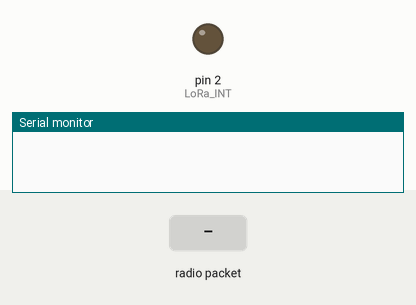
This sketch was run on a simulated Arduino Uno, built with avr-gcc and run on an emulated ATmega328P. On the bench: output pins drawn as LEDs (lit = HIGH), the last lines printed to the serial monitor. Inputs (shaded band) come from the test bench. EEPROM starts erased; no radio packets arrive unless stated; pins used as bus, display or sensor lines are not drawn.

Above: at 0.2 s.
At 2.9 s:
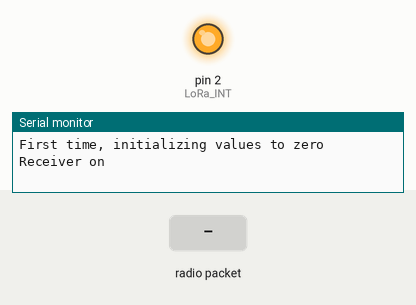
3.0 s: radio packet "1" arrives
Timing chart, 0 to 6.0 s (numbered marks = the images above; inputs shaded):
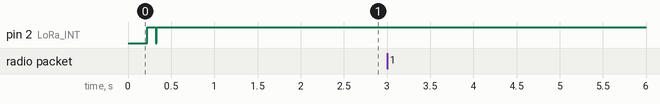

The sketch:

G_Receiver.ino
```cpp
#include <RHReliableDatagram.h>
#include <RH_RF95.h>
#include <SPI.h>
#include <LoRa.h>
#include "systemConstants.h"
#include <memoryReceiver.h>
#include <EEPROM.h>
#include <Wire.h>


RH_RF95 lora(LoRa_CS, LoRa_INT);
RHReliableDatagram manager(lora, RECEIVER_ADDRESS); // Instanciate this object with address.

uint8_t buf[RH_RF95_MAX_MESSAGE_LEN];


void setup() {
  Serial.begin(9600);
  delay(100);

  while (!Serial) ; // Wait for serial port to be available
  initializeLoRa();
  if (initializeMemory()){
    Serial.println(F("First time, initializing values to zero"));
    delay(50);
  }
  /*
  for (int i = 0; i < 4; i++){
    packageMemory[i] = -1;
  }
  packageNum = 0;
  packageMemoryPointer = 0;
  */
  //Serial.println(F("Signal Strength, Packet number, Temp, Humidity, Pressure, Debth, Time"));
  Serial.println(F("Receiver on"));
}


void loop() {
  if (manager.available()){
    // Serial.println();
    uint8_t bufLen = sizeof(buf); // Needs to be here to convert to uint8_t
    uint8_t from;
    bool duplicate;

    // We receive, and wait forever to receive it
    bool receiveSuccess = receive(&duplicate, buf, &bufLen, &from, -1);
    if (!receiveSuccess){
      Serial.println("Receive not a success");
    }
    else if (duplicate && from != REPEATER_ADDRESS){
      Serial.println(F("We got a duplicate: "));
      writeDataToSerial(buf, (int)bufLen, from);
    }
    else if (receiveSuccess && !duplicate && from != REPEATER_ADDRESS){
      writeMessageToMemory(buf, (int)bufLen, from);
      writeDataToSerial(buf, (int)bufLen, from);
    }
    else if (receiveSuccess && from == REPEATER_ADDRESS){
      Serial.print(F("Received message from repeater, RRSI: "));
      Serial.println((int)lora.lastRssi());
    }
    // The variable 'duplicate' is not in use yet.

  }
}
```

ReceiverCommunication.ino
```cpp
void initializeLoRa()
{
  //Set pinMode
  pinMode(LoRa_RST, OUTPUT);
  pinMode(LoRa_INT, OUTPUT);

  // Manual reset of LoRa module
  digitalWrite(LoRa_RST, HIGH);
  delay(100);
  digitalWrite(LoRa_RST, LOW);
  delay(10);
  digitalWrite(LoRa_RST, HIGH);
  delay(10);
  digitalWrite(LoRa_INT, HIGH);
  delay(100);
  digitalWrite(LoRa_INT, LOW);
  delay(10);
  digitalWrite(LoRa_INT, HIGH);
  delay(10);
  pinMode(LoRa_INT, OUTPUT);

  // Initialize both LoRa and Reliable Datagram
  if (!manager.init())
  Serial.println(F("Init failed"));
  delay(1000);

  // Initialize LoRa.
  //  lora.init();

  // Set frequency.
  lora.setFrequency(LoRa_FREQ);

  // Set transmitter power, value from 7-23 (23 = 20 dBm). 13 dBm is default.
  // Can go above this using PA_BOOST, which RFM9x has.
  lora.setTxPower(23);

  // Set spreding factor, bandwidth and coding rate.
  // See LoRa #define in top of code for description and usage.
//  LoRa.setSpreadingFactor(spreadingFactor); // This causes failure
  LoRa.setSignalBandwidth(signalBandwidth);
  LoRa.setCodingRate4(codingRateDenominator);
  delay(200);
}


// The function calls receive function with or without timeout
// Detects duplicates and update package memory
// message, bufLen and from are called by reference
// This means their values are updated after function call
bool receive(bool* duplicate, uint8_t* message, uint8_t* bufLen, uint8_t* from, int timeout){
  bool success;
  if (timeout == -1){
     success = manager.recvfromAck(buf, bufLen, from);
  }
  else {
     success = manager.recvfromAckTimeout(buf, bufLen, timeout, from);
  }

  if (success){
    if (messageIsDuplicate(buf, *from)){
      // New message, we are interested
      *duplicate = false;  // We really don't care
    }
    else {
      *duplicate = false;
    }
    return true;
  }
  else{
    *duplicate = false;
    return false;
  }
}

// This function aims to save SRAM by not using Serial.print(float)
// Replaces uint8PosToLongInt and uint8PosToFloat, and the Serial calls.

// Decoding uint8_t* to integer or decimal values and writing to serial.
void sPrintData(uint8_t* input, int usedSize, int startPos, int decimals){
  long int _temp = 0;
  for (int i = startPos; i< startPos + usedSize; i++){
    _temp += (long int)input[i] * toPowerOf(256, i-startPos);
  }
  if (!decimals){
    Serial.print(_temp);
  }
  else{
    long int tenPower = toPowerOf(10,decimals);
    Serial.print(_temp/tenPower); // Integer value
    Serial.print(F("."));
    Serial.print(_temp - tenPower*(_temp/tenPower)); // Decimals
  }
}


void writeDataToSerial(uint8_t* message, int len, uint8_t from){
  //sPrintData(input, usedSize, startPos, decimals);

  // Signal strength dBm
  Serial.print((int)lora.lastRssi()); // This one need to be changed still
  Serial.print(F(","));
  // From:
  Serial.print(from);
  Serial.print(F(","));

  // Packet number:
  sPrintData(message, 1, 0, 0);


  Serial.println();
}
```

systemConstants.h
```cpp
/*-------------------------------------------------------------------------------------------------------*
 * Pinout from Arduino to peripherals:                                                                   *
 * GND  -> Humidity sensor pin 3 (from left, seen from side with holes)                                  *
 * 5V   -> Humidity sensor pin 1 (from left, seen from side with holes) + Temp&Press VIN + LoRa VIN      *
 *                                                                                                       *
 * A0   -> UNIK 500 (see sketch on github for connection)                                                *
 *                                                                                                       *
 * D2   -> LoRa G0                                                                                       *
 * D3   -> LoRa RST                                                                                      *
 *                                                                                                       *
 * D5   -> Rwmp&Press SDI (aka. MOSI)                                                                    *
 * D6   -> Temp&Press SDO (aka. MISO)                                                                    *
 * D7   -> Temp&Press SCK                                                                                *
 * D8   -> Temp&Press CS                                                                                 *
 * D9   -> MOSFET Gate                                                                                   *
 * D10  -> LoRa CS                                                                                       *
 * D11  -> LoRa MOSI                                                                                     *
 * D12  -> LoRa MISO                                                                                     *
 * D13  -> LoRa SCK
 *
 * A0   -> gpsEnable                                                                              *
 *                                                                                                       *
 *                                                                                                       *
 * SDA  -> Humidity sensor pin 2 (from left, seen from side with holes)                                  *
 * SCL  -> Humidity sensor pin 4 (from left, seen from side with holes)                                  *
 *-------------------------------------------------------------------------------------------------------*/

#define RH_RF95_MAX_MESSAGE_LEN 29
#define RECEIVER_ADDRESS 5
#define REPEATER_ADDRESS 6


/*---------------------------------------------------*
 * Define pins for chip select, reset and interrupt  *
 * --------------------------------------------------*/
#define LoRa_CS 10
#define LoRa_RST 9
#define LoRa_INT 2
#define LoRa_FREQ 870.1

/*----------------------------------------------*
 * Define, MOSI, MISO, SCK and chip celect pin  *
 *----------------------------------------------*/
#define BMP_MOSI 5
#define BMP_MISO 6
#define BMP_SCK 7
#define TempAndPressure_CS 8

/*---------------------------*
 * Set gpsEnable pin to A0   *
 *---------------------------*/
#define gpsEnable 14


/*---------------------------------------------------------------------------------------------------------------*
 *                                       Water level sensor                                                      *
 *                                                                                                               *
 * The water level sensor don't need any preparation                                                             *
 * BUT THE MEASURING RANGE MUST BE FIGURED OUT.                                                                  *
 * THE RESISTOR VALUE AND THEREFORE THE MAPPING VALUES MUST BE CHOSEN THEREAFTER.                                *
 * Higher resistor value -> higher resolution but lower measuring range.                                         *
 * The microcontroller can be damaged if the resistor value is too high and the sensor is too deep in the water. *
 * Max depth -> 20mA. Max voltage to microcontroller = 5V. V=RI -> R=250 ohm for max depth.                      *
 * Higher resistor values can be used if only lower water levels are needed.                                     *
 *---------------------------------------------------------------------------------------------------------------*/

/* ----------------------------------------------------------------------------------------------*
 * Set spreading factor, 6 ~ 12.                                                                 *
 * LoRa is a Chirp Spread Spectrum (CSS) modulation.                                             *
 * This setting determines the number of chirps per bit of data.                                 *
 * At the highest value (SF 12), the link has higher range and is more robust,                   *
 * but the data rate is lowered significantly.                                                   *
 * The lowest value (SF 6) is a special case designed for the highest possible data rate.        *
 * In this mode however, the length of the packet has to be known in advance.                    *
 * Also, CRC check is disabled.                                                                  *
 *-----------------------------------------------------------------------------------------------*/
#define spreadingFactor 12

/*-----------------------------------------------------------------------------------------------*
 * Set bandwidth, option: 7800,10400,15600,20800,31250,41700,62500,125000,250000,500000 [Hz].    *
 * Lower BandWidth for longer distance. Semtech recommends to keep it above or equal to 62.5 kHz *
 * to be compatible with the clock speed.                                                        *
 *-----------------------------------------------------------------------------------------------*/
#define signalBandwidth 125E3

/*-----------------------------------------------------------------------------------------------*
 * Set coding rate, 5 ~ 8 (values are actually 4/x).                                             *
 * LoRa modem always performs forward error correction.                                          *
 * The amount of these error checks is expressed by the coding rate.                             *
 * The lowest value (CR 4/5) results in higher data rate and less robust link,                   *
 * the highest value (CR 4/8) provides more robust link at the expense of lowering data rate.    *
 *-----------------------------------------------------------------------------------------------*/
#define codingRateDenominator 8

/*------------------------------*
 * Using pin 2 as wake up pin   *
 *------------------------------*/
#define wakeUpPin 2

/*--------------------------------------*
 * Change to the length of the message  *
 * -------------------------------------*/
#define messageLen 22
```
